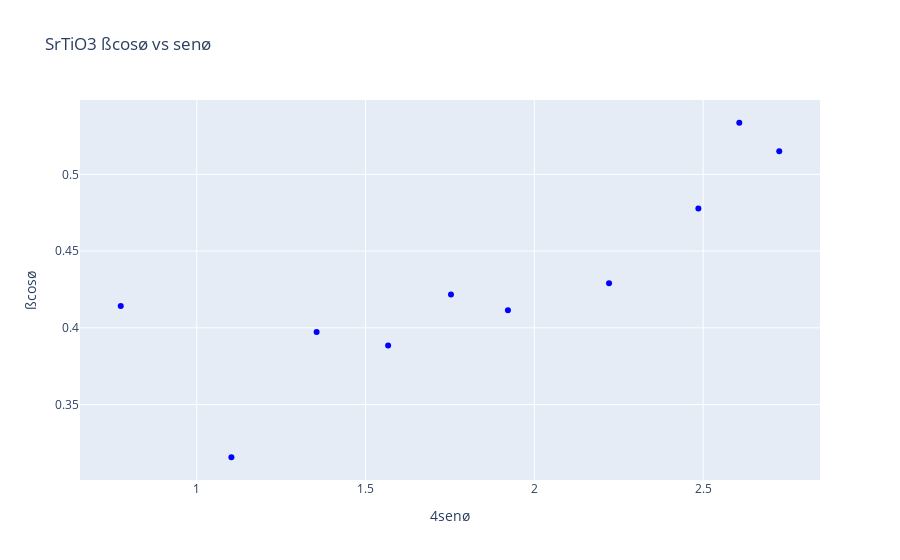

Source (notebook cell):
### Markdown cell above
## Se grafíca  $\beta cos\theta$  vs  $sen\theta$

### Code cell
# Add a scatter plot of the list values
# Create a Plotly figure
fig = go.Figure()
fig.add_trace(go.Scatter(x=sen_angulos_plot, y=cos_angulos_plot, mode='markers', marker=dict(color='blue')))

# Update layout if needed (e.g., title, axis labels)
fig.update_layout(title='SrTiO3 ßcosø vs senø', xaxis_title='4senø', yaxis_title='ßcosø')

# Show the plot
fig.show()

### Figure 1 — Plotly figure (JSON) as saved in the notebook; plotly's stock layout.template omitted (floating-point values rounded to 4 significant figures)
{"data": [{"marker": {"color": "blue"}, "mode": "markers", "type": "scatter", "x": [0.7748, 1.103, 1.355, 1.567, 1.753, 1.922, 2.221, 2.486, 2.607, 2.725], "y": [0.4142, 0.3157, 0.3972, 0.3885, 0.4217, 0.4114, 0.4291, 0.4778, 0.5336, 0.5151]}], "layout": {"autosize": true, "title": {"text": "SrTiO3 ßcosø vs senø"}, "xaxis": {"autorange": true, "range": [0.6569, 2.843], "title": {"text": "4senø"}, "type": "linear"}, "yaxis": {"autorange": true, "range": [0.2977, 0.5516], "title": {"text": "ßcosø"}, "type": "linear"}}}
